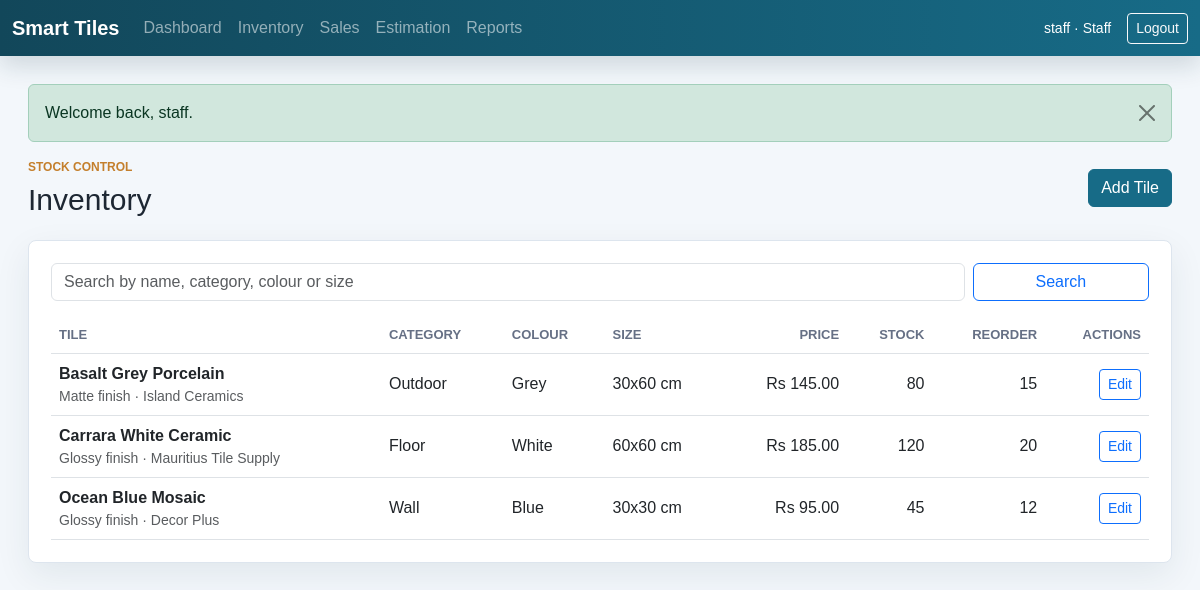
The app's page /inventory/index.php (signed in) with its own data.
### tables this page shows
CREATE TABLE IF NOT EXISTS inventory (
    tile_id INT AUTO_INCREMENT PRIMARY KEY,
    tile_name VARCHAR(150) NOT NULL,
    category VARCHAR(100),
    color VARCHAR(100),
    size VARCHAR(50) NOT NULL,
    finish VARCHAR(100),
    unit_price DECIMAL(10,2) NOT NULL DEFAULT 0.00,
    stock_quantity INT NOT NULL DEFAULT 0,
    reorder_level INT NOT NULL DEFAULT 10,
    tiles_per_box INT NOT NULL DEFAULT 1,
    supplier VARCHAR(150),
    created_at TIMESTAMP DEFAULT CURRENT_TIMESTAMP,
    updated_at TIMESTAMP DEFAULT CURRENT_TIMESTAMP ON UPDATE CURRENT_TIMESTAMP,
    UNIQUE KEY uq_inventory_tile_size (tile_name, size)
);

### includes/functions.php (called while the page is built, shortened)
<?php
function e(mixed $value): string
{
    return htmlspecialchars((string) $value, ENT_QUOTES, 'UTF-8');
}
function url(string $path = ''): string
{
    return BASE_URL . '/' . ltrim($path, '/');
}
function format_money(float|string|null $amount): string
{
    return 'Rs ' . number_format((float) $amount, 2);
}

### inventory/index.php (the view, shortened to what this page needs)
<?php
require_once __DIR__ . '/../includes/functions.php';
$search = trim((string) ($_GET['search'] ?? ''));
if ($search !== '') {
    $like = '%' . $search . '%';
    $stmt = mysqli_prepare($conn, 'SELECT * FROM inventory WHERE tile_name LIKE ? OR category LIKE ? OR color LIKE ? OR size LIKE ? ORDER BY tile_name ASC');
    mysqli_stmt_bind_param($stmt, 'ssss', $like, $like, $like, $like);
    mysqli_stmt_execute($stmt);
    $items = mysqli_stmt_get_result($stmt);
} else {
    $items = mysqli_query($conn, 'SELECT * FROM inventory ORDER BY tile_name ASC');
}
require_once __DIR__ . '/../includes/header.php';
?>
<div class="page-heading">
    <div>
        <p class="eyebrow">Stock control</p>
        <h1>Inventory</h1>
    </div>
    <a class="btn btn-primary" href="<?= e(url('inventory/create.php')) ?>">Add Tile</a>
</div>
<section class="panel">
    <form method="get" class="row g-2 mb-3">
        <div class="col-md-10">
            <input type="search" class="form-control" name="search" value="<?= e($search) ?>" placeholder="Search by name, category, colour or size">
        </div>
        <div class="col-md-2 d-grid">
            <button class="btn btn-outline-primary" type="submit">Search</button>
        </div>
    </form>
    <div class="table-responsive">
        <table class="table table-hover align-middle">
            <thead>
            <tr>
                <th>Tile</th>
                <th>Category</th>
                <th>Colour</th>
                <th>Size</th>
                <th class="text-end">Price</th>
                <th class="text-end">Stock</th>
                <th class="text-end">Reorder</th>
                <th class="text-end">Actions</th>
            </tr>
            </thead>
            <tbody>
            <?php if ($items && mysqli_num_rows($items) > 0): ?>
                <?php while ($item = mysqli_fetch_assoc($items)): ?>
                    <tr class="<?= (int) $item['stock_quantity'] <= (int) $item['reorder_level'] ? 'table-warning' : '' ?>">
                        <td>
                            <strong><?= e($item['tile_name']) ?></strong>
                            <div class="text-muted small"><?= e($item['finish']) ?> finish · <?= e($item['supplier']) ?></div>
                        </td>
                        <td><?= e($item['category']) ?></td>
                        <td><?= e($item['color']) ?></td>
                        <td><?= e($item['size']) ?></td>
                        <td class="text-end"><?= e(format_money($item['unit_price'])) ?></td>
                        <td class="text-end"><?= e($item['stock_quantity']) ?></td>
                        <td class="text-end"><?= e($item['reorder_level']) ?></td>
                        <td class="text-end">
                            <a class="btn btn-sm btn-outline-primary" href="<?= e(url('inventory/edit.php?id=' . $item['tile_id'])) ?>">Edit</a>
                        </td>
                    </tr>
                <?php endwhile; ?>
            <?php else: ?>
                <tr><td colspan="8" class="text-muted">No inventory records found.</td></tr>
            <?php endif; ?>
            </tbody>
        </table>
    </div>
</section>
<?php require_once __DIR__ . '/../includes/footer.php'; ?>

### css/styles.css (style rules this page uses)
:root { --ink: #1d2733; --muted: #667085; --line: #dde5ee; --surface: #ffffff; --page: #f3f7fb; --primary: #176b87; --primary-strong: #0f5166; --accent: #c47f2c; --success-soft: #e8f5ef; --warning-soft: #fff4dd; }
body { background: var(--page); color: var(--ink); font-family: Arial, Helvetica, sans-serif; }
.login-card, .panel, .metric-card { background: var(--surface); border: 1px solid var(--line); border-radius: 8px; box-shadow: 0 12px 35px rgba(18, 45, 60, 0.08); }
.eyebrow { color: var(--accent); font-size: 12px; font-weight: 700; letter-spacing: 0; margin-bottom: 6px; text-transform: uppercase; }
.page-heading { display: flex; justify-content: space-between; gap: 16px; align-items: center; margin-bottom: 22px; }
.page-heading h1 { font-size: 30px; margin: 0; }
.panel { padding: 22px; }
.btn-primary { --bs-btn-bg: var(--primary); --bs-btn-border-color: var(--primary); --bs-btn-hover-bg: var(--primary-strong); --bs-btn-hover-border-color: var(--primary-strong); }
.table { margin-bottom: 0; }
.table thead th { color: var(--muted); font-size: 13px; font-weight: 700; text-transform: uppercase; }

### records on screen
inventory: tile_name "Basalt Grey Porcelain", finish "Matte", supplier "Island Ceramics", category "Outdoor", color "Grey", size "30x60 cm", unit_price "Rs 145.00", stock_quantity "80", reorder_level "15"
inventory: tile_name "Carrara White Ceramic", finish "Glossy", supplier "Mauritius Tile Supply", category "Floor", color "White", size "60x60 cm", unit_price "Rs 185.00", stock_quantity "120", reorder_level "20"
inventory: tile_name "Ocean Blue Mosaic", finish "Glossy", supplier "Decor Plus", category "Wall", color "Blue", size "30x30 cm", unit_price "Rs 95.00", stock_quantity "45", reorder_level "12"

### other values on screen
$user['username'] "staff"
$user['role'] "Staff"
$message "Welcome back, staff."
